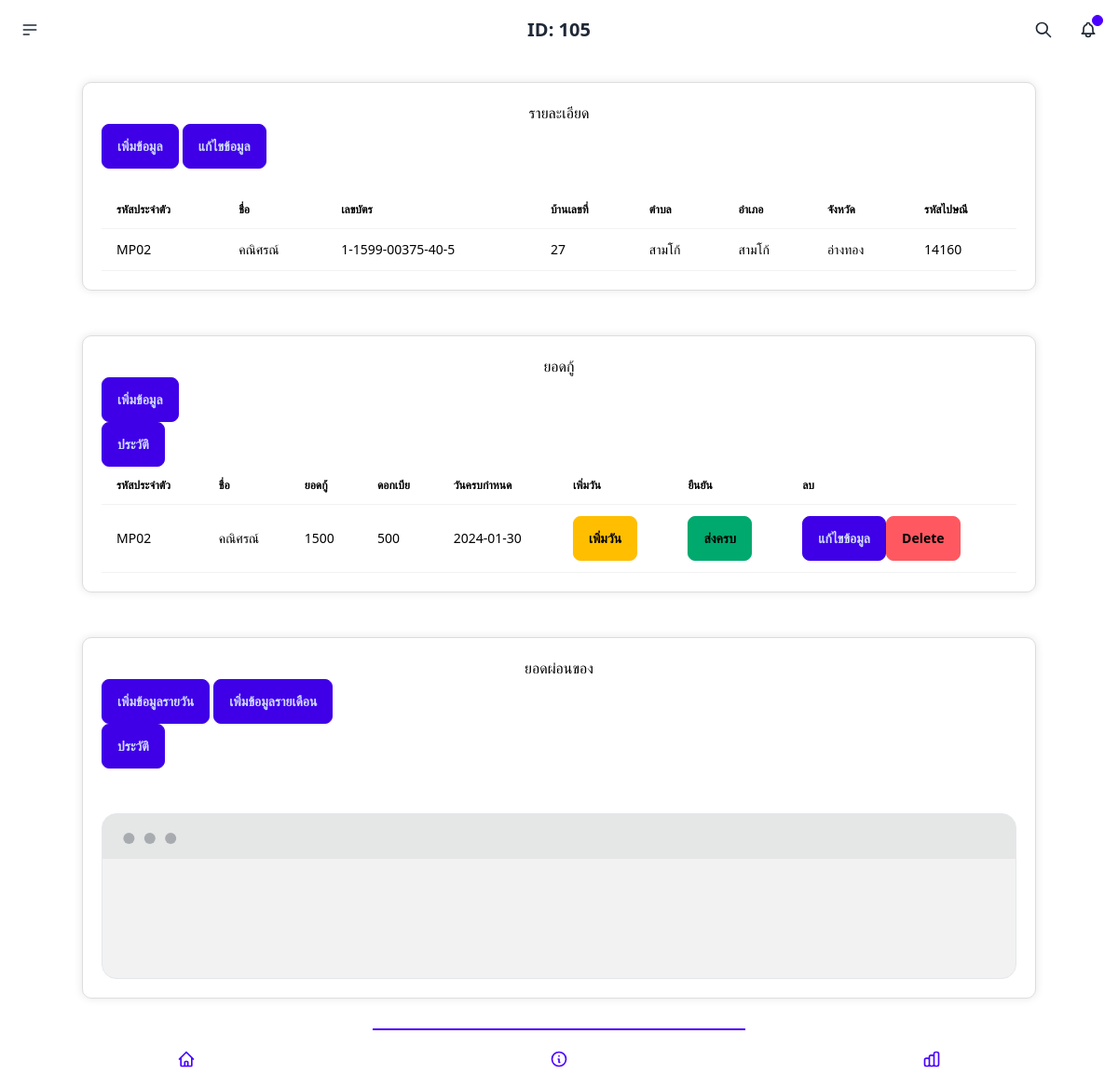
/info.php?uid=105 (signed in), run on the app's committed database.
### tables this page shows
CREATE TABLE `address_records` (
  `record_id` int(11) NOT NULL,
  `address_line1` varchar(255) NOT NULL,
  `address_line2` varchar(255) DEFAULT NULL,
  `city` varchar(100) NOT NULL,
  `province` varchar(100) NOT NULL,
  `postal_code` varchar(10) NOT NULL,
  `uid` int(13) NOT NULL
);

CREATE TABLE `users` (
  `uid` int(11) NOT NULL,
  `fname` varchar(255) NOT NULL,
  `lname` varchar(255) NOT NULL,
  `facename` varchar(255) NOT NULL,
  `cardid` varchar(255) NOT NULL,
  `pid` varchar(255) NOT NULL,
  `status` varchar(255) NOT NULL
);

CREATE TABLE `recover` (
  `recid` int(11) NOT NULL,
  `loan_amount` int(11) NOT NULL,
  `interest_rate` int(11) NOT NULL,
  `recovery_date` date NOT NULL,
  `uid` int(11) NOT NULL,
  `stna` varchar(255) NOT NULL
);

### info.php (the view, shortened to what this page needs)
<?php
require_once 'connect.php';
if (isset($_GET['uid'])) {
    $uid = $_GET['uid'];
}
?>
<!DOCTYPE html>
<html lang="en">
<head>
    <link rel="stylesheet" href="sty.css">
    <link href="https://cdn.jsdelivr.net/npm/daisyui@4.6.0/dist/full.min.css" rel="stylesheet" type="text/css" />
    <script src="https://cdn.tailwindcss.com"></script>
    <link href='https://unpkg.com/boxicons@2.1.1/css/boxicons.min.css' rel='stylesheet'>
    <link rel="stylesheet" type="text/css" href="https://cdn.datatables.net/1.13.7/css/jquery.dataTables.min.css">
    <link rel="stylesheet" href="https://cdn.jsdelivr.net/npm/sweetalert2@11/dist/sweetalert2.min.css">
</head>
<body>
    <div class="navbar bg-base-100">
        <div class="navbar-start">
            <div class="dropdown">
                <div tabindex="0" role="button" class="btn btn-ghost btn-circle">
                    <svg xmlns="http://www.w3.org/2000/svg" class="h-5 w-5" fill="none" viewBox="0 0 24 24"
                        stroke="currentColor">
                        <path stroke-linecap="round" stroke-linejoin="round" stroke-width="2"
                            d="M4 6h16M4 12h16M4 18h7" />
                    </svg>
                </div>
            </div>
        </div>
        <div class="navbar-center">
            <a class="btn btn-ghost text-xl">
                <?php echo 'ID: ' . $uid; ?>
            </a>
        </div>
        <div class="navbar-end">
            <button class="btn btn-ghost btn-circle">
                <svg xmlns="http://www.w3.org/2000/svg" class="h-5 w-5" fill="none" viewBox="0 0 24 24"
                    stroke="currentColor">
                    <path stroke-linecap="round" stroke-linejoin="round" stroke-width="2"
                        d="M21 21l-6-6m2-5a7 7 0 11-14 0 7 7 0 0114 0z" />
                </svg>
            </button>
            <button class="btn btn-ghost btn-circle">
                <div class="indicator">
                    <span class="badge badge-xs badge-primary indicator-item"></span>
                </div>
            </button>
        </div>
    </div>
    <br>
    <div class="container">
        <center>
            <h1>รายละเอียด</h1>
        </center>
        <button class="btn btn-active btn-primary" onclick="my_modal_4.showModal()">เพิ่มข้อมูล</button>
        <button class="btn btn-active btn-primary" onclick="edit.showModal()">แก้ไขข้อมูล</button><br><br>
        <div class="overflow-x-auto">
            <table class="table table-striped table-hover">
                <thead>
                    <tr>
                        <th>รหัสประจำตัว</th>
                        <th>ชื่อ</th>
                        <th>เลขบัตร</th>
                        <th>บ้านเลขที่</th>
                        <th>ตำบล</th>
                        <th>อำเภอ</th>
                        <th>จังหวัด</th>
                        <th>รหัสไปษณี</th>
                    </tr>
                </thead>
                <tbody id="userDataBody">
                    <?php
                    $query = $conn->prepare("SELECT
                    a.uid AS user_uid,
                    a.pid,
                    a.fname,
                    a.cardid,
                    b.uid AS address_uid,
                    b.address_line1,
                    b.address_line2,
                    b.city,
                    b.province,
                    b.postal_code
                FROM users AS a
                LEFT JOIN address_records AS b ON a.uid = b.uid
                WHERE a.uid = $uid;
                ");
                    if ($query->execute() === false) {
                        die('Error executing the query');
                    }
                    while ($row = $query->fetch(PDO::FETCH_ASSOC)) {
                        echo '<tr>';
                        echo '<td>' . $row['pid'] . '</td>';
                        echo '<td>' . $row['fname'] . '</td>';
                        echo '<td>' . $row['cardid'] . '</td>';
                        echo '<td>' . $row['address_line1'] . '</td>';
                        echo '<td>' . $row['address_line2'] . '</td>';
                        echo '<td>' . $row['city'] . '</td>';
                        echo '<td>' . $row['province'] . '</td>';
                        echo '<td>' . $row['postal_code'] . '</td>';
                        echo '</tr>';
                    }
                    ?>
                </tbody>
            </table>
            <?php
            require_once 'connect.php';
            if ($_SERVER["REQUEST_METHOD"] == "POST") {
                if (isset($_POST['uid'], $_POST['address_line1'], $_POST['address_line2'], $_POST['city'], $_POST['province'], $_POST['postal_code'])) {
                    $uid = intval($_POST['uid']);
                    $address_line1 = htmlspecialchars($_POST['address_line1']);
                    $address_line2 = htmlspecialchars($_POST['address_line2']);
                    $city = htmlspecialchars($_POST['city']);
                    $province = htmlspecialchars($_POST['province']);
                    $postal_code = htmlspecialchars($_POST['postal_code']);
                    $query = "UPDATE address_records SET address_line1 = :address_line1, address_line2 = :address_line2, city = :city, province = :province, postal_code = :postal_code WHERE uid = :uid";
                    $stmt = $conn->prepare($query);
                    $stmt->bindParam(':address_line1', $address_line1, PDO::PARAM_STR);
                    $stmt->bindParam(':address_line2', $address_line2, PDO::PARAM_STR);
                    $stmt->bindParam(':city', $city, PDO::PARAM_STR);
                    $stmt->bindParam(':province', $province, PDO::PARAM_STR);
                    $stmt->bindParam(':postal_code', $postal_code, PDO::PARAM_STR);
                    $stmt->bindParam(':uid', $uid, PDO::PARAM_INT);
                    try {
                        $stmt->execute();
                        echo '<div role="alert" class="alert alert-success">
                                <svg xmlns="http://www.w3.org/2000/svg" class="stroke-current shrink-0 h-6 w-6" fill="none" viewBox="0 0 24 24">
                                  <path stroke-linecap="round" stroke-linejoin="round" stroke-width="2" d="M9 12l2 2 4-4m6 2a9 9 0 11-18 0 9 9 0 0118 0z" />
                                </svg>
                                <span>Your purchase has been confirmed!</span>
                              </div>';
                        echo '<script>
                                setTimeout(function() {
                                    var uid = ' . json_encode($_GET['uid']) . ';
                                    window.location.href = "info.php?uid=" + uid;
                                }, 2000);
                              </script>';
                    } catch (PDOException $e) {
                        echo '<div role="alert" class="alert alert-error">
                                <svg xmlns="http://www.w3.org/2000/svg" class="stroke-current shrink-0 h-6 w-6" fill="none" viewBox="0 0 24 24">
                                  <path stroke-linecap="round" stroke-linejoin="round" stroke-width="2" d="M10 14l2-2m0 0l2-2m-2 2l-2-2m2 2l2 2m7-2a9 9 0 11-18 0 9 9 0 0118 0z" />
                                </svg>
                                <span>Error! Task failed successfully.</span>
                              </div>';
                    }
                }
            } elseif (isset($_GET['uid'])) {
                $uid = $_GET['uid'];
            } else {
                echo "Invalid request.";
            }
            ?>
        </div>
    </div>
    <br><br>
    <div class="container">
        <center>
            <h1>ยอดกู้</h1>
        </center>
        <button class="btn btn-active btn-primary" onclick="my_modal_5.showModal()">เพิ่มข้อมูล</button>
        <form action="hitoryre.php" method="get">
            <button type="submit" class="btn btn-active btn-primary">ประวัติ</button>
        </form>
        <div class="overflow-x-auto">
            <table class="table table-striped table-hover">
                <thead>
                    <tr>
                        <th>รหัสประจำตัว</th>
                        <th>ชื่อ</th>
                        <th>ยอดกู้</th>
                        <th>ดอกเบีย</th>
                        <th>วันครบกำหนด</th>
                        <th>เพิ่มวัน</th>
                        <th>ยืนยัน</th>
                        <th>ลบ</th>
                    </tr>
                </thead>
                <tbody>
                    <?php
                    $query = $conn->prepare("SELECT
                    a.uid AS user_uid,
                    a.pid,
                    a.fname,
                    a.cardid,
                    b.uid AS address_uid,
                    b.loan_amount,
                    b.interest_rate,
                    b.recovery_date,
                    b.stna,
                    b.recid
                FROM users AS a
                LEFT JOIN recover AS b ON a.uid = b.uid
                WHERE a.uid = $uid;");
                    if ($query->execute() === false) {
                        die('Error executing the query');
                    }
                    while ($row = $query->fetch(PDO::FETCH_ASSOC)) {
                        echo '<tr>';
                        echo '<td>' . $row['pid'] . '</td>';
                        echo '<td>' . $row['fname'] . '</td>';
                        echo '<td>' . $row['loan_amount'] . '</td>';
                        if (!empty($row['loan_amount']) && strtotime($row['recovery_date'] . ' +1 day') <= strtotime(date('Y-m-d'))) {
                            $recoveryDate = new DateTime($row['recovery_date']);
                            $currentDate = new DateTime(date('Y-m-d'));
                            $daysPassed = $currentDate->diff($recoveryDate)->days;
                            $row['interest_rate'] += $daysPassed * 100;
                        }
                        echo '<td>' . $row['interest_rate'] . '</td>';
                        if ($row['stna'] == 'pass') {
                            echo '<td>ส่งครบแล้ว</td>';
                        } else {
                            echo '<td>' . $row['recovery_date'] . '</td>';
                        }
                        echo '<td><button class="btn btn-warning add-days-btn" data-recid="' . $row['recid'] . '">เพิ่มวัน</button></td>';
                        echo '<td><button class="btn btn-success save-btn" data-recid="' . $row['recid'] . '">ส่งครบ</button></td>';
                        echo '<td><button class="btn btn-active btn-primary" onclick="openEditPage(' . $row['recid'] . ', \'' . $row['user_uid'] . '\')">แก้ไขข้อมูล</button>';
                        echo '<button class="btn btn-error delete-btn" data-recid="' . $row['recid'] . '" data-user-uid="' . $row['user_uid'] . '">Delete</button>';
                        echo '</tr>';
                    }
                    ?>
                </tbody>
            </table>
        </div>
    </div>
    <br><br>
    <div class="container">
        <center>
            <h1>ยอดผ่อนของ</h1>
        </center>
        <button class="btn btn-active btn-primary" onclick="my_modal_6.showModal()">เพิ่มข้อมูลรายวัน</button>
        <button class="btn btn-active btn-primary" onclick="my_modal_7.showModal()">เพิ่มข้อมูลรายเดือน</button>
        <form action="historyin.php" method="get">
            <button type="submit" class="btn btn-active btn-primary">ประวัติ</button>
        </form><br><br>
        <div class="mockup-window border bg-base-300">
            <div class="flex justify-center px-4 py-16 bg-base-200">
            </div>
        </div>
    </div>
    <br><br><br><br>
    <div class="btm-nav">
        <a href="index.php"><button class="text-primary  ">
            </button></a>
        <button class="text-primary active">
            <svg xmlns="http://www.w3.org/2000/svg" class="h-5 w-5" fill="none" viewBox="0 0 24 24"
                stroke="currentColor">
                <path stroke-linecap="round" stroke-linejoin="round" stroke-width="2"
                    d="M13 16h-1v-4h-1m1-4h.01M21 12a9 9 0 11-18 0 9 9 0 0118 0z" />
            </svg>
        </button>
        <button class="text-primary">
        </button>
    </div>
</body>
</html>

### sty.css (style rules this page uses)
.container { max-width: 1200px; margin: 0 auto; padding: 20px; background-color: #ffffff; border: 1px solid #ddd; border-radius: 10px; box-shadow: 0 0 10px rgba(0, 0, 0, 0.1); }
h1 { color: black; }
td { color: black; }
th { color: black; }

### data on the page
address_records: uid.pid "MP02", uid.fname "คณิศรณ์", uid.cardid "1-1599-00375-40-5", address_line1 "27", address_line2 "สามโก้", city "สามโก้", province "อ่างทอง", postal_code "14160"
recover: uid.pid "MP02", uid.fname "คณิศรณ์", loan_amount "1500", interest_rate "500", recovery_date "2024-01-30"

### other printed values
$uid "105"
